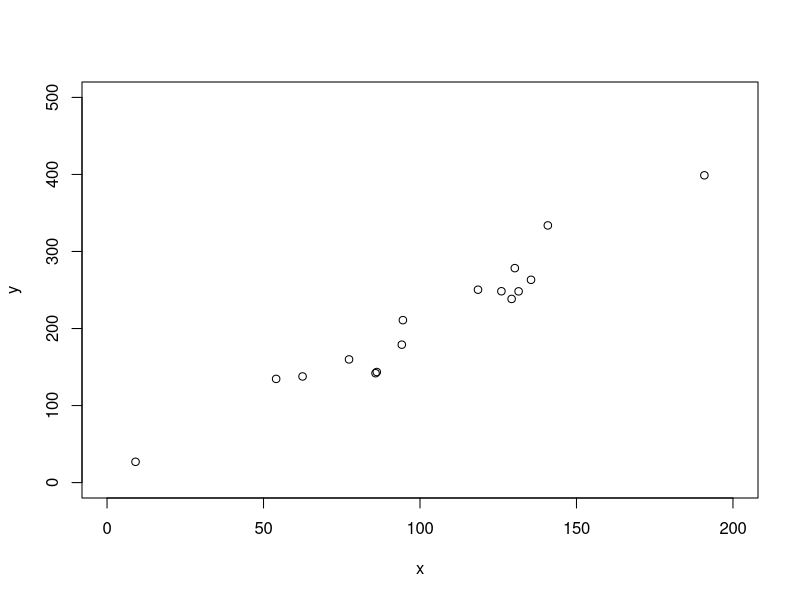

Source code (R):
# WtdAvgIllustration
set.seed(12345)
(x <- 100 + rnorm(16, 0, 50))
(y <- 2*x + rnorm(16, 0, sqrt(x)*2))
set.seed(12345)
(x <- 100 + rnorm(16, 0, 50))
(yp2 <- 2*x/sqrt(x) + rnorm(16,0,2))
(y2 <- yp2 * sqrt(x)) # same as y
plot(x,y, ylim=c(0,500), xlim=c(0,200))
sum(y)/sum(x)
yp <- y/sqrt(x)
xp <- x/sqrt(x)
(slm<-summary(lm(yp~xp-1)))
(shat <- sqrt(sum((yp-xp*2.033364)^2)/15))
tbl <- slm$coefficients
tbl <- cbind(tbl, n = length(xp), df = slm$df[2])
sqrt(1.837865^2*sum(xp^2)/(sum(xp^2)^2))
dat <- data.frame(claimno=1:16,x=x,y=y,ay=4*(1:4))
A <- aggregate(dat[c("x", "y")], by = dat["ay"], FUN = sum)
X <- A$x; Y <- A$y
sum(Y) / sum(X)
Yp <- Y/sqrt(X)
Xp <- X / sqrt(X)
(Slm <- summary(lm(Yp~Xp-1)))
tbl <- rbind(tbl, 
             cbind(Slm$coefficients, n = length(Xp), df = Slm$df[2])
)
tbl

L2 <- lm(y ~ x - 1, w = sqrt(x))
print(summary(L2))
